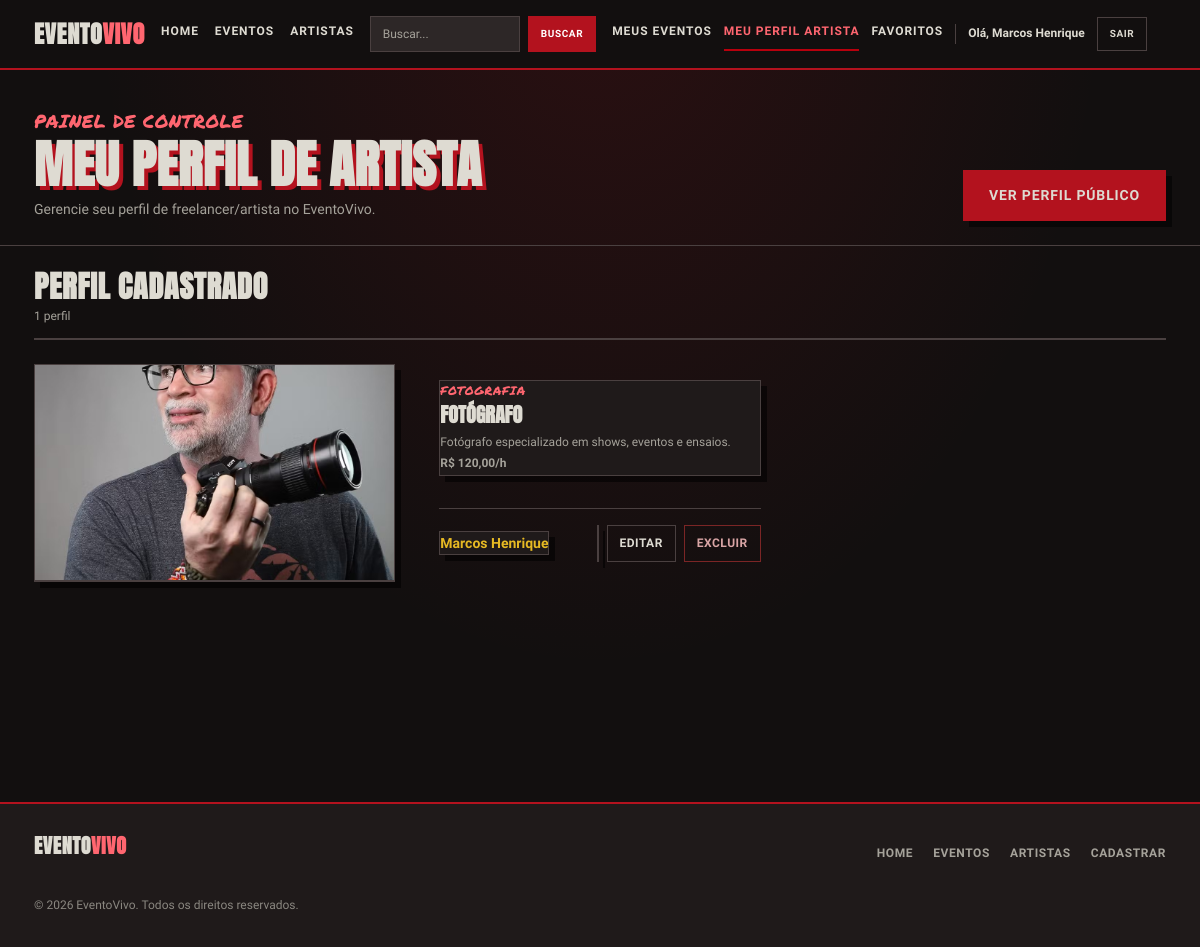
Screenshot of /Telas/CRUD_Freelancers.php (signed in) with the database file from the repository.
### tables this page shows
CREATE TABLE `freelancers` (
  `id_freelancer` int(11) NOT NULL AUTO_INCREMENT,
  `usuario_id` int(11) NOT NULL,
  `categoria_id` int(11) NOT NULL,
  `profissao` varchar(100) DEFAULT NULL,
  `descricao` text,
  `experiencia` text,
  `valor_hora` decimal(10,2) DEFAULT NULL,
  `rede_social` varchar(255) DEFAULT NULL,
  PRIMARY KEY (`id_freelancer`),
  UNIQUE KEY `uq_freelancer_usuario` (`usuario_id`),
  KEY `fk_freelancer_usuario` (`usuario_id`),
  KEY `fk_freelancer_categoria` (`categoria_id`),
  CONSTRAINT `fk_freelancer_categoria` FOREIGN KEY (`categoria_id`) REFERENCES `categorias_servicos` (`id_categoria`) ON UPDATE CASCADE,
  CONSTRAINT `fk_freelancer_usuario` FOREIGN KEY (`usuario_id`) REFERENCES `usuario` (`id_usuario`) ON DELETE CASCADE ON UPDATE CASCADE
);

CREATE TABLE `usuario` (
  `id_usuario` int(11) NOT NULL AUTO_INCREMENT,
  `nome` varchar(120) NOT NULL,
  `email` varchar(150) NOT NULL,
  `senha` varchar(255) NOT NULL,
  `telefone` varchar(20) DEFAULT NULL,
  `cpf` varchar(14) DEFAULT NULL,
  `data_nascimento` date DEFAULT NULL,
  `foto_perfil` varchar(255) DEFAULT NULL,
  `biografia` text,
  `cidade` varchar(100) DEFAULT NULL,
  `estado` char(2) DEFAULT NULL,
  `cep` varchar(9) DEFAULT NULL,
  `endereco` varchar(150) DEFAULT NULL,
  `numero` varchar(10) DEFAULT NULL,
  `complemento` varchar(100) DEFAULT NULL,
  `tipo` enum('usuario','empresa','admin') NOT NULL DEFAULT 'usuario',
  PRIMARY KEY (`id_usuario`),
  UNIQUE KEY `email` (`email`),
  UNIQUE KEY `cpf` (`cpf`)
);

CREATE TABLE `categorias_servicos` (
  `id_categoria` int(11) NOT NULL AUTO_INCREMENT,
  `nome` varchar(100) NOT NULL,
  `descricao` text,
  PRIMARY KEY (`id_categoria`),
  UNIQUE KEY `nome` (`nome`)
);

### Telas/Componentes/funcoes_freelancers.php (called while the page is built, shortened)
<?php
function buscar_freelancer_por_usuario($conexao, $usuarioId) {
    $stmt = $conexao->prepare("
        SELECT f.*, u.foto_perfil, cs.nome AS categoria_nome
        FROM freelancers f
        LEFT JOIN usuario u ON u.id_usuario = f.usuario_id
        LEFT JOIN categorias_servicos cs ON cs.id_categoria = f.categoria_id
        WHERE f.usuario_id = ?
        LIMIT 1
    ");
    $stmt->bind_param('i', $usuarioId);
    $stmt->execute();
    $resultado = $stmt->get_result();
    $freelancer = $resultado->fetch_assoc();
    return $freelancer ?: false;
}
function freelancer_foto_src($fotoPerfil) {
    $caminho = dirname(__FILE__) . '/../../uploads/perfil/' . $fotoPerfil;
    if (is_file($caminho)) {
        return '../uploads/perfil/' . rawurlencode($fotoPerfil);
    }
    return '';
}
function formatar_valor_freelancer($valor) {
    $valor = (float) $valor;
    return 'R$ ' . number_format($valor, 2, ',', '.') . '/h';
}

### Telas/CRUD_Freelancers.php (the view, shortened to what this page needs)
<?php
require_once dirname(__FILE__) . '/../config/bootstrap.php';
require_once dirname(__FILE__) . '/Componentes/funcoes_freelancers.php';
$usuarioId = (int) $_SESSION['id_usuario'];
$freelancer = buscar_freelancer_por_usuario($conexao, $usuarioId);
$temPerfil = $freelancer !== false;
require dirname(__FILE__) . '/Componentes/header.php';
?>
<main class="admin-page">
  <section class="page-heading">
    <div class="wrap heading-inner">
      <div>
        <p class="eyebrow">PAINEL DE CONTROLE</p>
        <h1>MEU PERFIL DE ARTISTA</h1>
        <p class="heading-sub">
          Gerencie seu perfil de freelancer/artista no EventoVivo.
        </p>
      </div>
      <?php if ($temPerfil): ?>
        <a class="btn btn-primary" href="PerfilFreelancer.php?id=<?php echo (int) $freelancer['id_freelancer']; ?>" target="_blank">
          Ver Perfil Público
        </a>
      <?php else: ?>
        <a class="btn btn-primary" href="CadastrarFreelancer.php">
          + CRIAR PERFIL
        </a>
      <?php endif; ?>
    </div>
  </section>
  <section class="events-section">
    <div class="wrap">
      <div class="list-header">
        <div>
          <h2><?php echo $temPerfil ? 'PERFIL CADASTRADO' : 'NENHUM PERFIL ENCONTRADO'; ?></h2>
          <span class="counter"><?php echo $temPerfil ? '1' : '0'; ?> perfil</span>
        </div>
      </div>
      <?php if (!$temPerfil): ?>
        <div class="estado-vazio">
          <p>Você ainda não criou seu perfil de artista.</p>
          <a href="CadastrarFreelancer.php" class="btn btn-primary">Criar meu perfil</a>
        </div>
      <?php else: ?>
        <div class="eventos-grid">
          <a href="PerfilFreelancer.php?id=<?php echo (int) $freelancer['id_freelancer']; ?>" target="_blank" class="evento-card freelancer-card">
            <?php
            $srcCard = !empty($freelancer['foto_perfil'])
                ? freelancer_foto_src($freelancer['foto_perfil'])
                : '';
            if ($srcCard !== ''):
            ?>
              <img class="evento-card-imagem"
                   src="<?php echo htmlspecialchars($srcCard); ?>"
                   alt="Foto de perfil de <?php echo htmlspecialchars($_SESSION['nome_usuario']); ?>">
            <?php else: ?>
              <div class="evento-card-imagem placeholder-cover">
                <span aria-hidden="true">🎨</span>
              </div>
            <?php endif; ?>
            <div class="evento-card-corpo">
              <p class="evento-card-categoria"><?php echo htmlspecialchars($freelancer['categoria_nome']); ?></p>
              <h3 class="evento-card-titulo"><?php echo htmlspecialchars($freelancer['profissao']); ?></h3>
              <p class="evento-card-info">
                <?php echo htmlspecialchars($freelancer['descricao']); ?>
              </p>
              <?php if (!empty($freelancer['valor_hora']) && $freelancer['valor_hora'] > 0): ?>
                <p class="evento-card-info">
                  <strong><?php echo formatar_valor_freelancer($freelancer['valor_hora']); ?></strong>
                </p>
              <?php endif; ?>
              <div class="evento-card-rodape">
                <span class="evento-card-valor">
                  <?php echo htmlspecialchars($_SESSION['nome_usuario']); ?>
                </span>
                <div class="evento-card-acoes">
                  <a class="btn-icone" href="EditarFreelancer.php">Editar</a>
                  <form method="post" action="ExcluirFreelancer.php"
                        onsubmit="return confirm('Tem certeza que deseja excluir seu perfil de artista? Essa ação não pode ser desfeita.');">
                    <button type="submit" class="btn-icone btn-icone-excluir">Excluir</button>
                  </form>
                </div>
              </div>
            </div>
          </a>
        </div>
      <?php endif; ?>
    </div>
  </section>
</main>
<?php require dirname(__FILE__) . '/Componentes/footer.php'; ?>

### Css/tokens.css (style rules this page uses)
:root { --color-ink: #120f0f; --color-ink-2: #1f1a1a; --color-ink-3: #2a2424; --color-steel: #2d2727; --color-rule: #4a4040; --color-rule-light: #5a4e4e; --color-paper: #dedbd2; --color-paper-dim: #a5a29a; --color-paper-muted: #8a8780; --color-white: #ffffff; --color-blood: #b3121e; --color-blood-hover: #c91422; --color-accent: #b8000d; --color-accent-hover: #d00010; --color-red-text: #ff6670; --color-yellow: #e6b923; --color-yellow-hover: #f0c840; --color-success: #2e7d32; --color-success-bg: rgba(46, 125, 50, 0.15); --color-success-border: #4caf50; --color-error: #b3121e; --color-error-bg: rgba(179, 18, 30, 0.12); --color-error-border: #b3121e; --color-warning: #e6b923; --color-warning-bg: rgba(230, 185, 35, 0.12); --color-warning-border: #e6b923; --color-info: #1565c0; --color-info-bg: rgba(21, 101, 192, 0.15); --color-info-border: #1976d2; --color-focus: var(--color-accent); --color-focus-ring: rgba(184, 0, 13, 0.25); --font-display: 'Anton', sans-serif; --font-body: 'Courier Prime', monospace; --font-mark: 'Permanent Marker', cursive; --font-size-xs: 0.625rem; --font-size-sm: 0.75rem; --font-size-base: 0.875rem; --font-size-md: 1rem; --font-size-lg: 1.125rem; --font-size-xl: 1.25rem; --font-size-2xl: 1.5rem; --font-size-3xl: 2rem; --font-size-4xl: 2.5rem; --font-size-5xl: 3.5rem; --font-size-6xl: 4.5rem; --font-weight-normal: 400; --font-weight-medium: 500; --font-weight-bold: 700; --line-height-tight: 1.1; --line-height-snug: 1.35; --line-height-normal: 1.6; --line-height-relaxed: 1.75; --space-0: 0; --space-1: 0.25rem; --space-2: 0.5rem; --space-3: 0.75rem; --space-4: 1rem; --space-5: 1.25rem; --space-6: 1.5rem; --space-8: 2rem; --space-10: 2.5rem; --space-12: 3rem; --space-16: 4rem; --space-20: 5rem; --space-24: 6rem; --container-max: 1180px; --container-padding: var(--space-6); --radius-none: 0; --radius-sm: 2px; --radius-md: 4px; --radius-lg: 8px; --radius-full: 9999px; --shadow-hard: 6px 6px 0 rgba(0, 0, 0, 0.55); --shadow-hard-hover: 8px 8px 0 rgba(0, 0, 0, 0.55); --shadow-soft: 0 4px 12px rgba(0, 0, 0, 0.3); --shadow-card: 0 2px 8px rgba(0, 0, 0, 0.25); --shadow-focus: 0 0 0 3px var(--color-focus-ring); --ease-fast: 0.12s ease; --ease-base: 0.18s ease; --ease-slow: 0.25s ease; --ease-spring: 0.3s cubic-bezier(0.34, 1.56, 0.64, 1); --z-dropdown: 100; --z-sticky: 200; --z-fixed: 300; --z-modal-backdrop: 400; --z-modal: 500; --z-popover: 600; --z-tooltip: 700; --z-toast: 800; --bp-xs: 20em; --bp-sm: 22.5em; --bp-md: 24.375em; --bp-lg: 26.875em; --bp-tablet: 48em; --bp-laptop: 64em; --bp-desktop: 80em; --bp-xl: 90em; --bp-2xl: 120em; --header-height: 4.25rem; --ink: var(--color-ink); --ink-2: var(--color-ink-2); --ink-3: var(--color-ink-3); --steel: var(--color-steel); --rule: var(--color-rule); --rule-light: var(--color-rule-light); --paper: var(--color-paper); --paper-dim: var(--color-paper-dim); --paper-muted: var(--color-paper-muted); --white: var(--color-white); --blood: var(--color-blood); --accent: var(--color-accent); --red-text: var(--color-red-text); --yellow: var(--color-yellow); --sp-1: var(--space-2); --sp-2: var(--space-4); --sp-3: var(--space-6); --sp-4: var(--space-8); --sp-5: var(--space-12); --sp-6: var(--space-16); --sp-7: var(--space-24); --ease: var(--ease-base); }

### Css/layout.css (style rules this page uses)
.wrap { width: 100%; max-width: var(--container-max); margin-inline: auto; padding-inline: clamp(var(--space-4), 4vw, var(--space-6)); }

### rows the page displays
freelancers: usuario.foto_perfil (picture), categoria.nome "FOTOGRAFIA", profissao "FOTÓGRAFO", descricao "Fotógrafo especializado em shows, eventos e ensaios.", valor_hora "R$ 120,00/h"

### other values shown
$rotulo "HOME EVENTOS ARTISTAS MEUS EVENTOS MEU PERFIL ARTISTA FAVORITOS"
$_SESSION['nome_usuario'] "Marcos Henrique"
